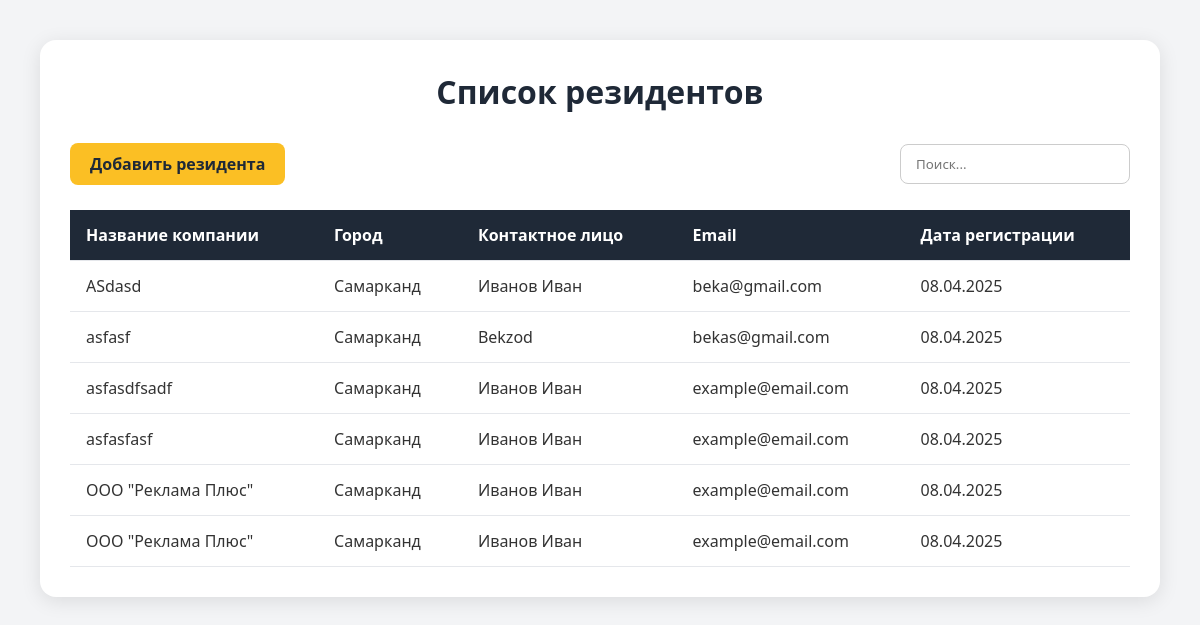
Screenshot of /rezident/ (signed in) with the database file from the repository.
### backend/models.py (models this page shows, shortened)
class Rezident(models.Model):
    company=models.CharField(max_length=60)
    photo = models.ImageField(blank=True, upload_to='pictures/')
    city=models.CharField(max_length=60)
    name=models.CharField(max_length=60)
    email=models.EmailField(blank=True)
    phone = PhoneNumberField()
    created_at = models.DateField(auto_now_add=True)

### backend/views.py (the view)
# urls.py: path('rezident/',views.RezidentView.as_view(),name='rezident'),
class RezidentView(LoginRequiredMixin,TemplateView):
   template_name = 'rezedent.html'
   login_url = reverse_lazy('login')
   def get_context_data(self, *, object_list=None, **kwargs):
      context = super().get_context_data(**kwargs)
      search=self.request.GET.get('search')
      if search:
         context['rezident'] = Rezident.objects.filter(
            Q(company__icontains=search) |
            Q(name__icontains=search) |
            Q(email__icontains=search)
         )
      else:
         context['rezident'] = Rezident.objects.all()
      return context

### backend/templates/rezedent.html (shortened to what this page needs)
<!DOCTYPE html>
<html lang="ru">
<head>
</head>
<body>
    <div class="container">
        <h1 class="title">Список резидентов</h1>
        <div class="controls">
            <button class="btn add-btn" onclick="window.location.href='{% url 'create_rez' %}'">Добавить резидента</button>
            <form action="" method="GET">
            <input type="text" placeholder="Поиск..." class="search-input" name="search">
        </div>
        <table class="residents-table">
            <thead>
                <tr>
                    <th>Название компании</th>
                    <th>Город</th>
                    <th>Контактное лицо</th>
                    <th>Email</th>
                    <th>Дата регистрации</th>
                </tr>
            </thead>
            <tbody>
            {% for item in rezident %}
                <tr>
                    <td>{{item.company}}</td>
                    <td>{{item.city}}</td>
                    <td>{{item.name}}</td>
                    <td>{{item.email}}</td>
                    <td>{{item.created_at|date:"d.m.Y"}}</td>
                </tr>
            {% endfor %}
            </tbody>
        </table>
    </div>
</body>
</html>

### backend/templates/rezedent.html (style rules this page uses)
* { margin: 0; padding: 0; box-sizing: border-box; font-family: "Segoe UI", sans-serif; }
body { background: #f3f4f6; color: #333; padding: 40px; }
.container { max-width: 1200px; margin: auto; background: white; padding: 30px; border-radius: 16px; box-shadow: 0 4px 20px rgba(0, 0, 0, 0.1); }
.title { text-align: center; font-size: 32px; margin-bottom: 30px; color: #1f2937; }
.controls { display: flex; justify-content: space-between; align-items: center; margin-bottom: 25px; flex-wrap: wrap; gap: 10px; }
.btn { padding: 10px 20px; border: none; border-radius: 8px; cursor: pointer; font-size: 16px; }
.add-btn { background-color: #fbbf24; color: #1f2937; font-weight: bold; transition: background 0.3s; }
.search-input { flex: 1; padding: 10px 15px; border: 1px solid #ccc; border-radius: 8px; max-width: 300px; }
.residents-table { width: 100%; border-collapse: collapse; margin-top: 10px; }
.residents-table thead { background-color: #1f2937; color: white; }
.residents-table th, .residents-table td { padding: 14px 16px; text-align: left; border-bottom: 1px solid #e5e7eb; }

### rows the page displays
Rezident: company "ASdasd", city "Самарканд", name "Иванов Иван", email "beka@gmail.com", created_at "08.04.2025"
Rezident: company "asfasf", city "Самарканд", name "Bekzod", email "bekas@gmail.com", created_at "08.04.2025"
Rezident: company "asfasdfsadf", city "Самарканд", name "Иванов Иван", email "example@email.com", created_at "08.04.2025"
Rezident: company "asfasfasf", city "Самарканд", name "Иванов Иван", email "example@email.com", created_at "08.04.2025"
Rezident: company "ООО \"Реклама Плюс\"", city "Самарканд", name "Иванов Иван", email "example@email.com", created_at "08.04.2025"
Rezident: company "ООО \"Реклама Плюс\"", city "Самарканд", name "Иванов Иван", email "example@email.com", created_at "08.04.2025"
